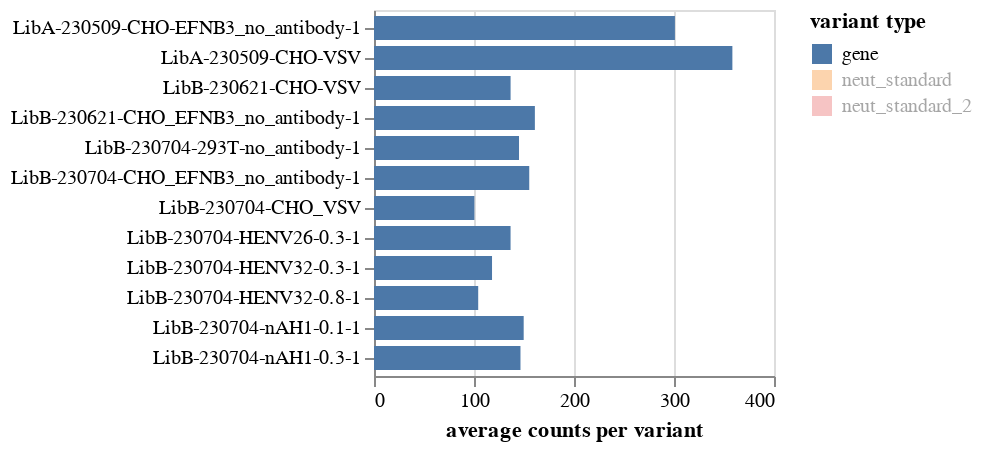

The code cell stored with this chart in its notebook:
### Markdown cell above
## Counts of each target type
We may have different target types in addition to the gene, such as a spike-in or neutralization standard.
Plot the average counts per variant of each target type:

### Code cell
avg_counts_by_target = variants.avgCountsPerVariant(libraries=variants.libraries).merge(
    barcode_runs, validate="many_to_one"
)

target_selection = alt.selection_point(fields=["target"], bind="legend", value="gene")

avg_counts_by_target_chart = (
    alt.Chart(avg_counts_by_target)
    .encode(
        x=alt.X("avg_counts_per_variant", title="average counts per variant"),
        y=alt.Y("sample", title=None, sort=samples),
        yOffset="target",
        color=alt.Color(
            "target",
            title="variant type",
            scale=alt.Scale(domain=avg_counts_by_target["target"].unique()),
        ),
        tooltip=[
            alt.Tooltip(c, format=".3g") if c == "avg_count_per_variant" else c
            for c in avg_counts_by_target.columns
        ],
    )
    .mark_bar()
    .properties(width=200, height=alt.Step(15, **{"for": "position"}))
    .configure_axis(labelLimit=500)
    .add_params(*selections, target_selection)
    .transform_filter(target_selection)
)
for selection in selections:
    avg_counts_by_target_chart = avg_counts_by_target_chart.transform_filter(selection)

avg_counts_by_target_chart

### Figure 1 — Vega-Lite specification as saved in the notebook (floating-point values rounded to 4 significant figures)
{"config": {"view": {"continuousWidth": 300, "continuousHeight": 300}, "axis": {"labelLimit": 500}}, "data": {"name": "data-089259f45c9032f7535c6a12d390aaf0"}, "mark": {"type": "bar"}, "encoding": {"color": {"field": "target", "scale": {"domain": ["gene", "neut_standard", "neut_standard_2"]}, "title": "variant type", "type": "nominal"}, "tooltip": [{"field": "target", "type": "nominal"}, {"field": "library", "type": "nominal"}, {"field": "sample", "type": "nominal"}, {"field": "avg_counts_per_variant", "type": "quantitative"}, {"field": "date", "type": "nominal"}], "x": {"field": "avg_counts_per_variant", "title": "average counts per variant", "type": "quantitative"}, "y": {"field": "sample", "sort": ["LibA-230509-CHO-EFNB3_no_antibody-1", "LibA-230509-CHO-VSV", "LibB-230621-CHO-VSV", "LibB-230621-CHO_EFNB3_no_antibody-1", "LibB-230704-293T-no_antibody-1", "LibB-230704-CHO_EFNB3_no_antibody-1", "LibB-230704-CHO_VSV", "LibB-230704-HENV26-0.3-1", "LibB-230704-HENV32-0.3-1", "LibB-230704-HENV32-0.8-1", "LibB-230704-nAH1-0.1-1", "LibB-230704-nAH1-0.3-1"], "title": null, "type": "nominal"}, "yOffset": {"field": "target", "type": "nominal"}}, "height": {"step": 15, "for": "position"}, "params": [{"name": "param_1", "select": {"type": "point", "fields": ["library"]}, "bind": {"input": "select", "options": [null, "LibA", "LibB"], "labels": ["all", "LibA", "LibB"], "name": "library"}}, {"name": "param_2", "select": {"type": "point", "fields": ["date"]}, "bind": {"input": "select", "options": [null, "2023-05-09", "2023-06-21", "2023-07-04"], "labels": ["all", "2023-05-09", "2023-06-21", "2023-07-04"], "name": "date"}}, {"name": "param_4", "select": {"type": "point", "fields": ["target"]}, "bind": "legend", "value": "gene"}], "transform": [{"filter": {"param": "param_4"}}, {"filter": {"param": "param_1"}}, {"filter": {"param": "param_2"}}], "width": 200, "$schema": "https://vega.github.io/schema/vega-lite/v5.8.0.json", "datasets": {"data-089259f45c9032f7535c6a12d390aaf0": [{"target": "gene", "library": "LibA", "sample": "LibA-230509-CHO-EFNB3_no_antibody-1", "avg_counts_per_variant": 300.9, "date": "2023-05-09"}, {"target": "neut_standard", "library": "LibA", "sample": "LibA-230509-CHO-EFNB3_no_antibody-1", "avg_counts_per_variant": 16010.0, "date": "2023-05-09"}, {"target": "neut_standard_2", "library": "LibA", "sample": "LibA-230509-CHO-EFNB3_no_antibody-1", "avg_counts_per_variant": 0.0, "date": "2023-05-09"}, {"target": "gene", "library": "LibA", "sample": "LibA-230509-CHO-VSV", "avg_counts_per_variant": 358.4, "date": "2023-05-09"}, {"target": "neut_standard", "library": "LibA", "sample": "LibA-230509-CHO-VSV", "avg_counts_per_variant": 276.2, "date": "2023-05-09"}, {"target": "neut_standard_2", "library": "LibA", "sample": "LibA-230509-CHO-VSV", "avg_counts_per_variant": 0.0, "date": "2023-05-09"}, {"target": "gene", "library": "LibB", "sample": "LibB-230621-CHO-VSV", "avg_counts_per_variant": 136.6, "date": "2023-06-21"}, {"target": "neut_standard", "library": "LibB", "sample": "LibB-230621-CHO-VSV", "avg_counts_per_variant": 0.25, "date": "2023-06-21"}, {"target": "neut_standard_2", "library": "LibB", "sample": "LibB-230621-CHO-VSV", "avg_counts_per_variant": 0.0, "date": "2023-06-21"}, {"target": "gene", "library": "LibB", "sample": "LibB-230621-CHO_EFNB3_no_antibody-1", "avg_counts_per_variant": 160.9, "date": "2023-06-21"}, {"target": "neut_standard", "library": "LibB", "sample": "LibB-230621-CHO_EFNB3_no_antibody-1", "avg_counts_per_variant": 2.75, "date": "2023-06-21"}, {"target": "neut_standard_2", "library": "LibB", "sample": "LibB-230621-CHO_EFNB3_no_antibody-1", "avg_counts_per_variant": 0.0, "date": "2023-06-21"}, {"target": "gene", "library": "LibB", "sample": "LibB-230704-293T-no_antibody-1", "avg_counts_per_variant": 145.0, "date": "2023-07-04"}, {"target": "neut_standard", "library": "LibB", "sample": "LibB-230704-293T-no_antibody-1", "avg_counts_per_variant": 42820.0, "date": "2023-07-04"}, {"target": "neut_standard_2", "library": "LibB", "sample": "LibB-230704-293T-no_antibody-1", "avg_counts_per_variant": 0.0, "date": "2023-07-04"}, {"target": "gene", "library": "LibB", "sample": "LibB-230704-CHO_EFNB3_no_antibody-1", "avg_counts_per_variant": 155.3, "date": "2023-07-04"}, {"target": "neut_standard", "library": "LibB", "sample": "LibB-230704-CHO_EFNB3_no_antibody-1", "avg_counts_per_variant": 20140.0, "date": "2023-07-04"}, {"target": "neut_standard_2", "library": "LibB", "sample": "LibB-230704-CHO_EFNB3_no_antibody-1", "avg_counts_per_variant": 0.0, "date": "2023-07-04"}, {"target": "gene", "library": "LibB", "sample": "LibB-230704-CHO_VSV", "avg_counts_per_variant": 100.4, "date": "2023-07-04"}, {"target": "neut_standard", "library": "LibB", "sample": "LibB-230704-CHO_VSV", "avg_counts_per_variant": 495.1, "date": "2023-07-04"}, {"target": "neut_standard_2", "library": "LibB", "sample": "LibB-230704-CHO_VSV", "avg_counts_per_variant": 0.0, "date": "2023-07-04"}, {"target": "gene", "library": "LibB", "sample": "LibB-230704-HENV26-0.3-1", "avg_counts_per_variant": 136.6, "date": "2023-07-04"}, {"target": "neut_standard", "library": "LibB", "sample": "LibB-230704-HENV26-0.3-1", "avg_counts_per_variant": 124400.0, "date": "2023-07-04"}, {"target": "neut_standard_2", "library": "LibB", "sample": "LibB-230704-HENV26-0.3-1", "avg_counts_per_variant": 0.0, "date": "2023-07-04"}, {"target": "gene", "library": "LibB", "sample": "LibB-230704-HENV32-0.3-1", "avg_counts_per_variant": 118.0, "date": "2023-07-04"}, {"target": "neut_standard", "library": "LibB", "sample": "LibB-230704-HENV32-0.3-1", "avg_counts_per_variant": 34550.0, "date": "2023-07-04"}, {"target": "neut_standard_2", "library": "LibB", "sample": "LibB-230704-HENV32-0.3-1", "avg_counts_per_variant": 0.0, "date": "2023-07-04"}, {"target": "gene", "library": "LibB", "sample": "LibB-230704-HENV32-0.8-1", "avg_counts_per_variant": 104.2, "date": "2023-07-04"}, {"target": "neut_standard", "library": "LibB", "sample": "LibB-230704-HENV32-0.8-1", "avg_counts_per_variant": 297000.0, "date": "2023-07-04"}, {"target": "neut_standard_2", "library": "LibB", "sample": "LibB-230704-HENV32-0.8-1", "avg_counts_per_variant": 0.0, "date": "2023-07-04"}, {"target": "gene", "library": "LibB", "sample": "LibB-230704-nAH1-0.1-1", "avg_counts_per_variant": 149.7, "date": "2023-07-04"}, {"target": "neut_standard", "library": "LibB", "sample": "LibB-230704-nAH1-0.1-1", "avg_counts_per_variant": 23900.0, "date": "2023-07-04"}, {"target": "neut_standard_2", "library": "LibB", "sample": "LibB-230704-nAH1-0.1-1", "avg_counts_per_variant": 0.0, "date": "2023-07-04"}, {"target": "gene", "library": "LibB", "sample": "LibB-230704-nAH1-0.3-1", "avg_counts_per_variant": 146.5, "date": "2023-07-04"}, {"target": "neut_standard", "library": "LibB", "sample": "LibB-230704-nAH1-0.3-1", "avg_counts_per_variant": 52980.0, "date": "2023-07-04"}, {"target": "neut_standard_2", "library": "LibB", "sample": "LibB-230704-nAH1-0.3-1", "avg_counts_per_variant": 0.0, "date": "2023-07-04"}]}}
